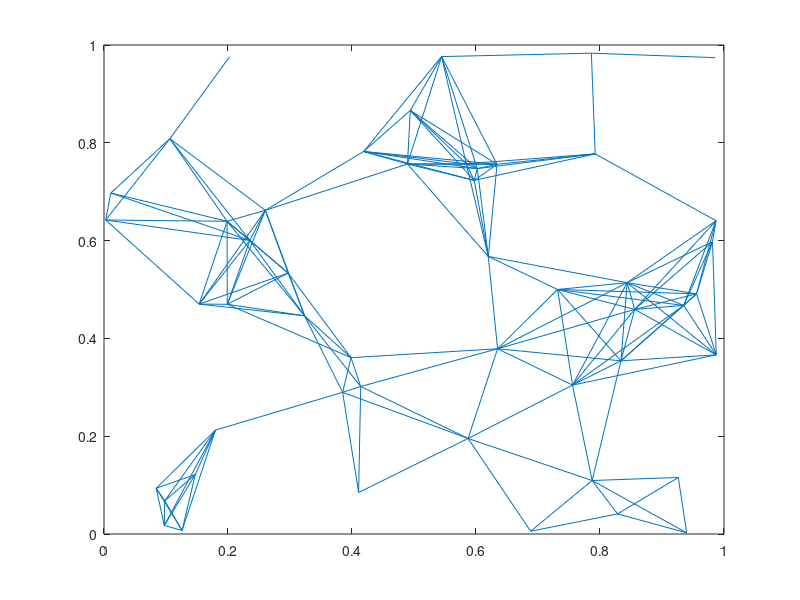

MATLAB code to generate this figure: (Note: this script raises an error after producing the figure.)
%Script to generate a setof Tx and Rx within the sqaure [0,1]^2, and
%calculate the channel response (Rayleigh fading).

clear all;

num_Tx = 1;
num_Rx = 50;

SNR = 0.1;

Tx_positions = [0.5, 0.5];%rand(num_Tx,2);
Rx_positions = rand(num_Rx,2);

%Generate edges between pairs of within norm of 0.25.
r=0.25
adj_matrix = zeros(num_Rx, num_Rx);
adj_list = cell([1,num_Rx]);
for i=1:num_Rx
    for j=i+1:num_Rx
        dist = norm(Rx_positions(i,:) - Rx_positions(j,:));
        if dist < r;
            adj_matrix(i,j) = 1;
        end
    end
end

for i=1:num_Rx
    I = find( and( adj_matrix(i,:)>0,  adj_matrix(i,:)~=Inf) );
    adj_list{i} = I;
end

figure
gplot(adj_matrix, Rx_positions)

adj_sparse = sparse(adj_matrix);
distances = (graphallshortestpaths(adj_sparse));
dfin = isfinite(distances)

for i=1:num_Rx
    for j=1:num_Rx
        if dfin(i,j) == 1
            ;
        else
            distances(i,j) = 0;
        end
    end
end

% if you don't care which nodes produce the
% longest shortest path, omit long_ind & long_sub
[diameter, long_ind] = max(distances(:));
long_sub = ind2sub(size(distances), long_ind);

%color partition
partition = cell(1,50);
for i=1:num_Rx
    partition{1,i} = i
end

%construct the network struct
Networks = cell(1);

field1 = 'P';
value1 = num_Rx;

field2 = 'Adj';
value2 = adj_matrix;

field3 = 'Type';
value3 = 'Geometric';

field4 = 'parameters'
value4 = 0.5 

field5 = 'Colours';
value5 = num_Rx;

field6 = 'Diameter';
value6 = 10%diameter; % From Diameter and Broadcast Time of Random Geometric Graphs in Arbitrary Dimensions Tobias Friedrich · Thomas Sauerwald · Alexandre Stauffer 

field7 = 'Neighbours';
value7 = adj_list;

field8 = 'Partition';
value8 = partition;

network = struct(field1, value1, field2, value2, field3, value3, field4, value4, field5, value5, field6, value6, field7, value7, field8, value8);

Networks{1,1} = network;

%Tx PSD
W=600; %bandwidth of spectrum
L=201; %number of sub-bands
L0 = (L-1)/2; %re-labelling via shift
B=W/L; %bandwidth per subband
K = 0.02*L; % sparsity

positions = randi(L,[1,K]);%generate random spikes for signal

Tx_psd = zeros(1,L); %Tx PSD
Tx_psd(positions) = 1;
figure
plot(Tx_psd)

%deterministic path loss model exp(|x_t - x_r|^alpha)
alpha = 2;
channel_loss = zeros(num_Rx, 1);
dist = zeros(num_Rx, 2);
time_of_flight = zeros(num_Rx,1);
Rx_psd = zeros(num_Rx,L);
S = randsrc(num_Rx, L);
%Loop to calculate channel loss from Tx to ith Rx, and perform mixing
for i=1:num_Rx
    c = 3e8;
    d = Tx_positions(1,:) - Rx_positions(i,:);
    channel_loss(i) = exp(-norm(d,alpha)); 
    dist(i,:) = d;
    Rx_psd(i,:) = channel_loss(i)*Tx_psd + sqrt(SNR)*randn(1,L);
    Rx_psd(i,:) = S(i,:).*Rx_psd(i,:);
end

figure
plot(20*log10(abs(Rx_psd)))

theta = exp(-1i*2*pi/L);
F = theta.^([0:L-1]'*[-L0:L0]);
np = 1:L0;
nn = (-L0):1:-1;
% This is for digital input only. Note that when R -> infinity,
% D then coincides with that of the paper
dn = [   (1-theta.^nn)./(1-theta.^(nn))/(L)      1/L    (1-theta.^np)./(1-theta.^(np))/(L)];
D = diag(dn);
A = S;%*F*D;%diag(channel_loss);
A= conj(A);
A_BP = A;

b = A*Tx_psd';

% % Frame construction
% Q = Rx_psd* Rx_psd';
% % decompose Q to find frame V
% NumDomEigVals= FindNonZeroValues(eig(Q),5e-8);
% [V,d] = eig_r(Q,min(NumDomEigVals,2*L));
% v = V*diag(sqrt(d));
% % N iterations at most, since we force symmetry in the support...
% [u, RecSupp] = RunOMP_Unnormalized(v, A, L, 0, 0.01, true);
% RecSuppSorted = sort(unique(RecSupp));
% if (is_contained(positions,RecSuppSorted)  && (rank(A(:,RecSuppSorted)) == length(RecSuppSorted)))
%     Success= 1;
%     fprintf('Successful support recovery\n');
% else
%     Success = 0;
%     fprintf('Failed support recovery\n');
% end
% 
% A_S = A(:,RecSuppSorted);
% hat_zn = pinv(A_S)*Rx_psd; 
% 
% hat_zt = zeros(size(hat_zn,1),length(Tx_psd));
% for ii = 1:size(hat_zt,1)                     % interpolate (by sinc)
%     hat_zt(ii,:) = interpft(hat_zn(ii,:),L);
% end
% 
% x_rec = zeros(1,length(Tx_psd));
% for ii = 1:size(hat_zt,1)                      % modulate each band to their corresponding carriers
%     x_rec = x_rec+hat_zt(ii,:).*exp(j*2*pi*(RecSuppSorted(ii)));
% end

save('/home/tk12098/Documents/MATLAB/model.mat', 'Networks')

save('/home/tk12098/Documents/MATLAB/psd_data.mat', 'b', 'A_BP', 'Tx_psd')